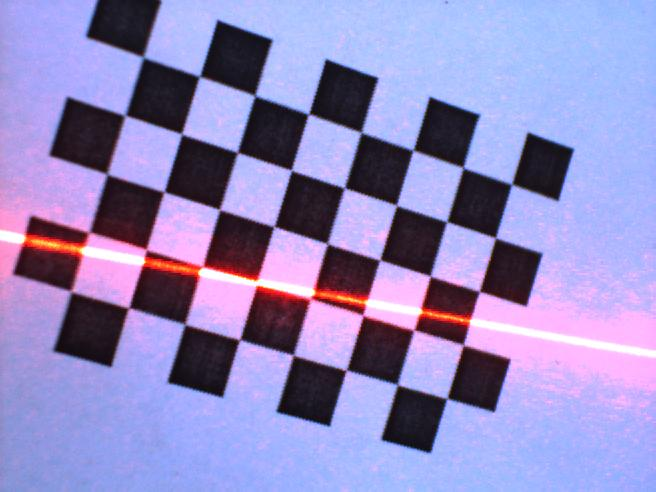
%> input picture 1.IMG/20190505/C/012.jpg, 656 x 492 px
$ octave solveLaserIntesectingPoints.m   (GNU Octave 9; MATLAB toolbox functions it lacks are replaced by stand-ins)
%> lines starting %> are read from the running program, lines starting %| are printed output that depends on the picture; in (x1, y1, x2, y2) boxes, pixels count from 0 and x2, y2 are one past the last pixel; in counts of white or black regions, pixels touching at a corner belong together; the program's own positions count from 1
  i=2;
    %% 提取激光条纹
    src = imread('D:/Matlab/13.VisualCalibMatlabPro/1.IMG/20190314/012.jpg');
%> src is the input picture: size 492x656x3 uint8; mean R, G, B 147.6, 138.7, 191.7
    figure(i);subplot(1,2,1),imshow(src); title('原图像');
    G=src(:,:,2); %提取红颜色通道
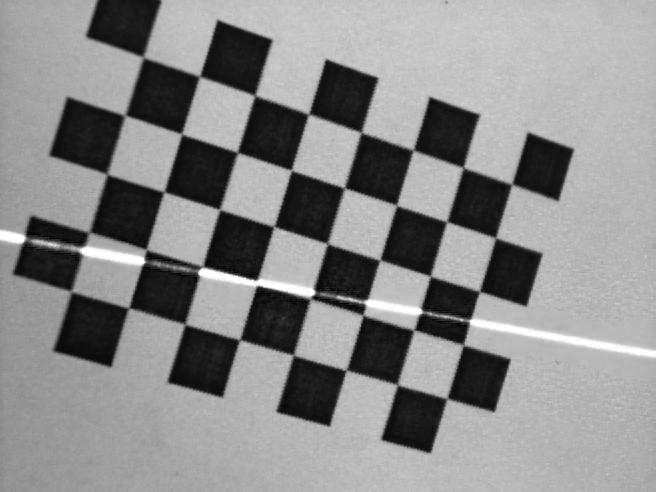
%> G: size 492x656 uint8; min 0, max 255, mean 138.7
    img_G = G>245; %提取激光条纹信息
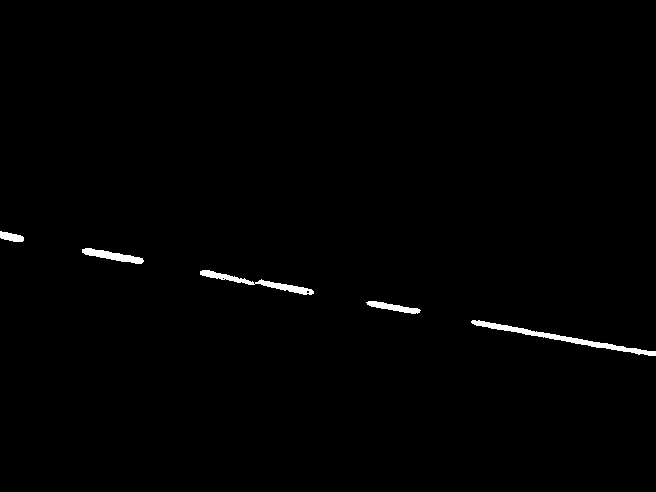
%> img_G: size 492x656 logical; 0.77% white; 5 white regions, box (x1, y1, x2, y2) and area: (471, 320, 656, 356) 958, (200, 270, 314, 295) 625, (82, 248, 144, 264) 432, (366, 301, 421, 314) 309, (0, 231, 24, 242) 175
    subplot(2,2,1),imshow(img_G); title('激光条纹');
    kernal = [1,1,1;1,1,1;1,1,1];
    img_R=imdilate(img_G,kernal);
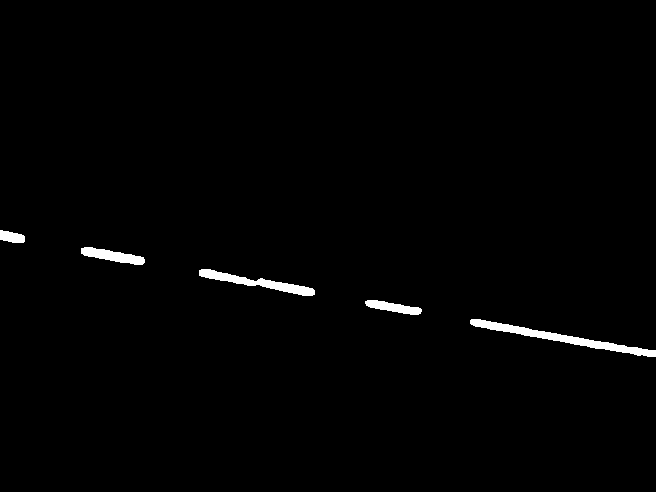
%> img_R: size 492x656 logical; 1.1% white; 5 white regions, box (x1, y1, x2, y2) and area: (470, 319, 656, 357) 1403, (199, 269, 315, 296) 934, (81, 247, 145, 265) 592, (365, 300, 422, 315) 450, (0, 230, 25, 243) 240
    subplot(2,2,2),imshow(img_G); title('膨胀激光条纹');
    %% 求激光条纹方程
    [w,h]=size(img_R);
%> w = 492; h = 656
    [y,x]=find(img_R ==1);
%> y = 3619 values from 231 to 357; x = 3619 values from 1 to 656
    l_eq=polyfit(x,y,1);
%> l_eq = [0.183 235.9]
    laser_l_eq = l_eq;
%> laser_l_eq = [0.183 235.9]
    klaser=l_eq(1);     blaser=l_eq(2);
%> after `klaser=l_eq(1)`: klaser = 0.183
%> after `blaser=l_eq(2)`: blaser = 235.9
    x0=0; y0=blaser; xn=h; yn = klaser*xn+blaser;
%> after `y0=blaser`: y0 = 235.9
%> after `xn=h`: xn = 656
%> after `yn = klaser*xn+blaser`: yn = 355.8
    subplot(2,2,3),imshow(src); title('激光条纹提取');
    line([x0 xn],[y0 yn],'color','g','LineWidth',1);
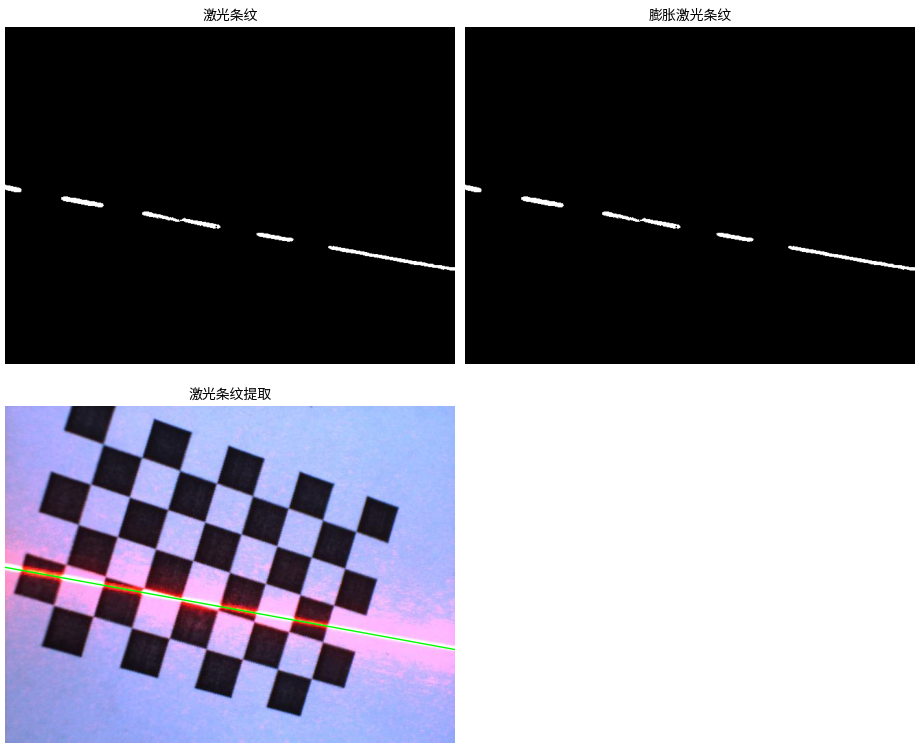
%> figure redrawn from the program's plot data, 3 panels
    %% 获取标定板4点像素坐标及其方程
%> (the run ends here)

$ run again, with 1.IMG/20190505/C/01.jpg copied over 1.IMG/20190505/C/012.jpg
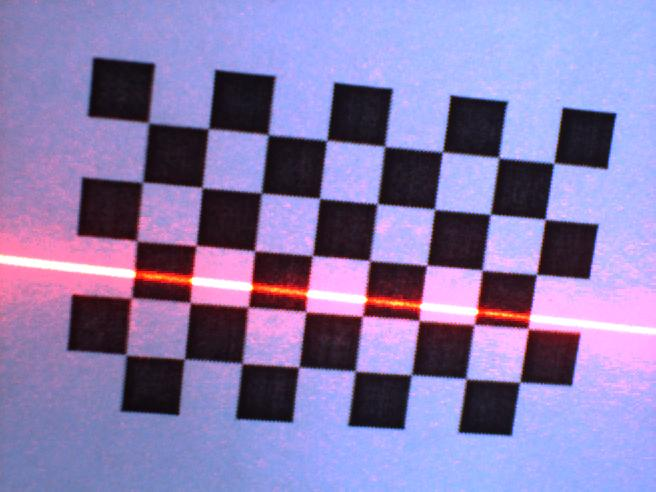
%> input picture 1.IMG/20190505/C/01.jpg, 656 x 492 px
%> src is the input picture: size 492x656x3 uint8; mean R, G, B 139.1, 125.7, 176.5
%> `img_G = G>245;`:
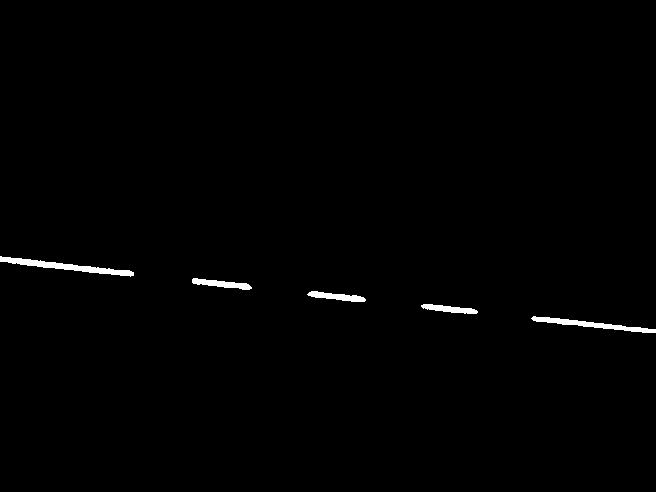
%> img_G: size 492x656 logical; 0.74% white; 5 white regions, box (x1, y1, x2, y2) and area: (0, 256, 134, 277) 788, (531, 316, 656, 333) 618, (192, 278, 252, 290) 349, (307, 291, 366, 302) 337, (421, 304, 478, 314) 311
%> img_R: size 492x656 logical; 1.1% white; 5 white regions, box (x1, y1, x2, y2) and area: (0, 255, 135, 278) 1100, (530, 315, 656, 334) 900, (191, 277, 253, 291) 499, (306, 290, 367, 303) 483, (420, 303, 479, 315) 452
%> y = 3434 values from 256 to 334; x = 3434 values from 1 to 656
%> l_eq = [0.11 259.9]
%> klaser = 0.11
%> blaser = 259.9
%> yn = 332.3
%> `line([x0 xn],[y0 yn],'color','g','LineWidth',1);`:
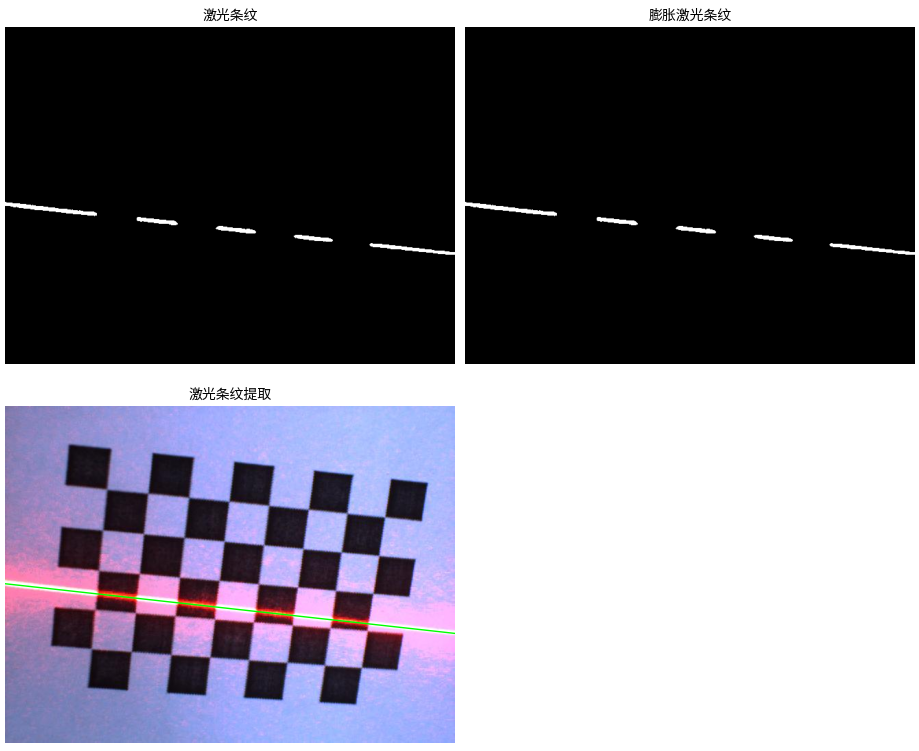
%> figure redrawn from the program's plot data, 3 panels

$ run again, with 1.IMG/20190505/C/010.jpg copied over 1.IMG/20190505/C/012.jpg
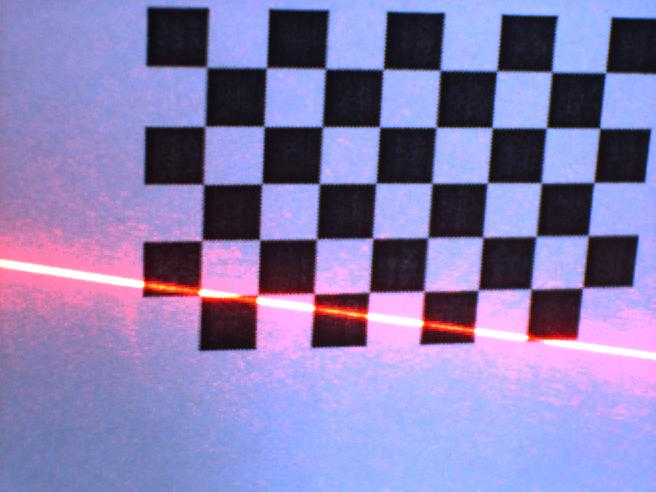
%> input picture 1.IMG/20190505/C/010.jpg, 656 x 492 px
%> src is the input picture: size 492x656x3 uint8; mean R, G, B 137.4, 127.3, 180.5
%> `img_G = G>245;`:
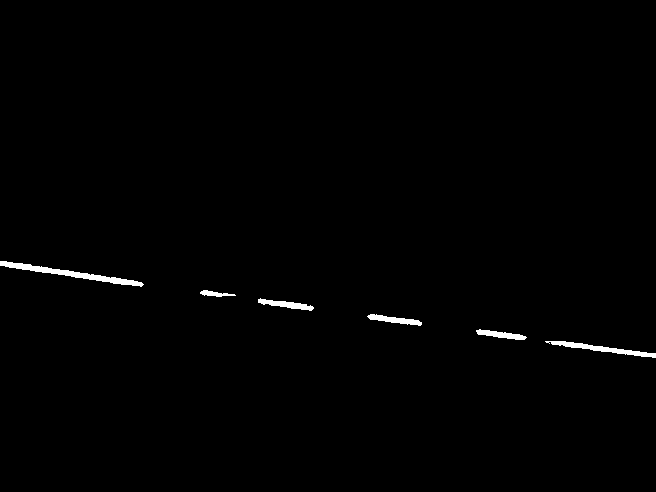
%> img_G: size 492x656 logical; 0.72% white; 6 white regions, box (x1, y1, x2, y2) and area: (0, 261, 144, 287) 802, (545, 341, 656, 358) 516, (258, 298, 314, 311) 303, (367, 314, 422, 326) 294, (476, 329, 527, 340) 270, (200, 290, 236, 297) 131
%> img_R: size 492x656 logical; 1.1% white; 6 white regions, box (x1, y1, x2, y2) and area: (0, 260, 145, 288) 1142, (544, 340, 656, 359) 775, (257, 297, 315, 312) 449, (366, 313, 423, 327) 435, (475, 328, 528, 341) 399, (199, 289, 237, 298) 224
%> y = 3424 values from 261 to 359; x = 3424 values from 1 to 656
%> l_eq = [0.142 264.3]
%> klaser = 0.142
%> blaser = 264.3
%> yn = 357.1
%> `line([x0 xn],[y0 yn],'color','g','LineWidth',1);`:
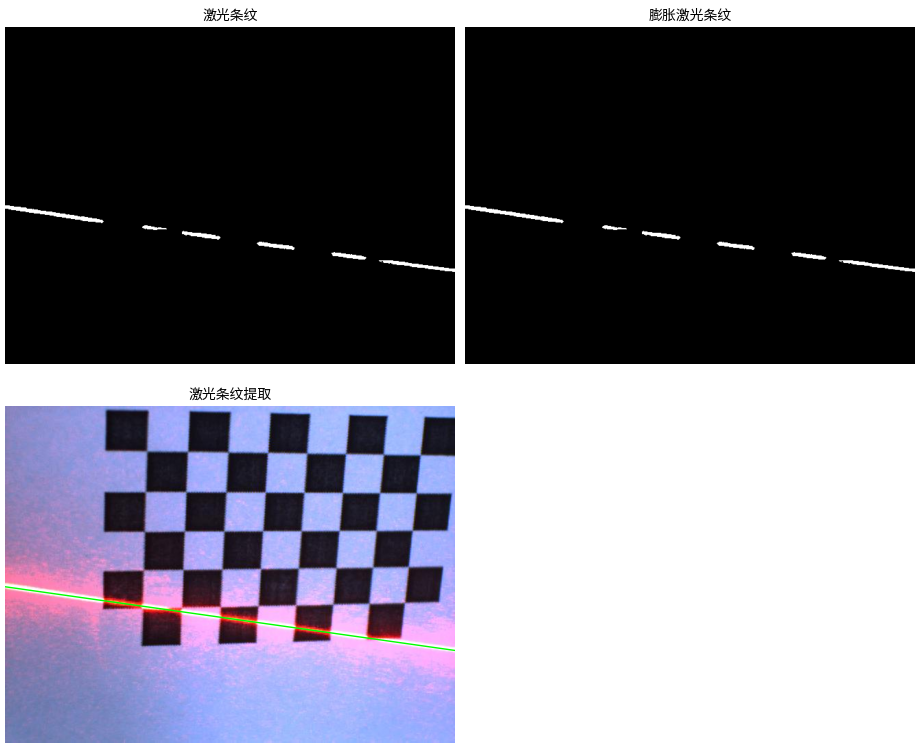
%> figure redrawn from the program's plot data, 3 panels

$ run again, with 1.IMG/20190505/C/011.jpg copied over 1.IMG/20190505/C/012.jpg
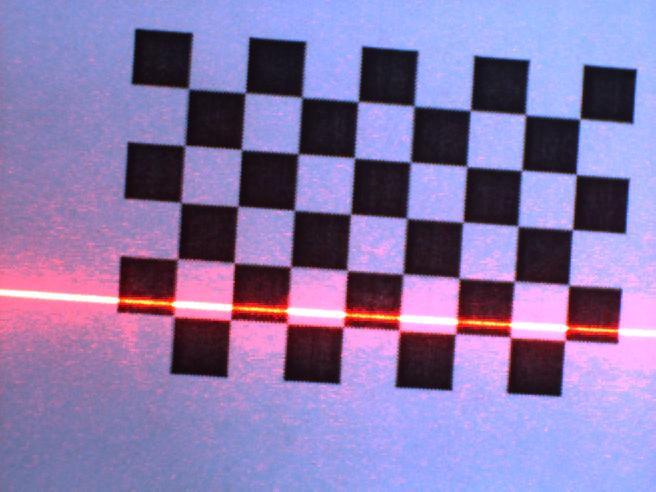
%> input picture 1.IMG/20190505/C/011.jpg, 656 x 492 px
%> src is the input picture: size 492x656x3 uint8; mean R, G, B 138.4, 121, 172.3
%> `img_G = G>245;`:
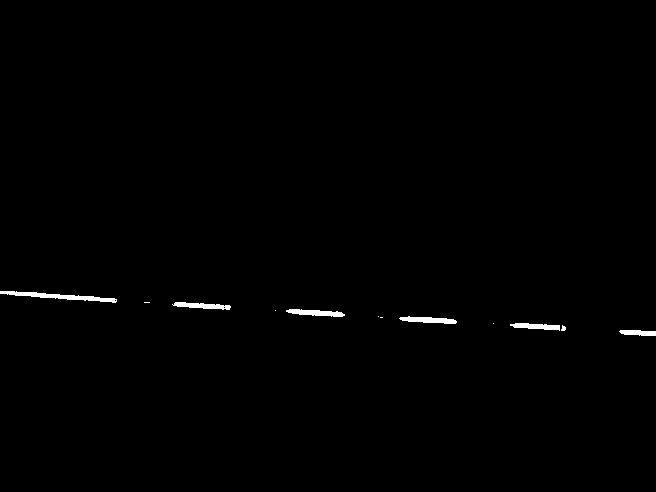
%> img_G: size 492x656 logical; 0.55% white; 12 white regions (5 under 20 px), largest, box (x1, y1, x2, y2) and area: (0, 291, 117, 303) 494, (286, 309, 345, 317) 288, (399, 316, 457, 324) 285
%> img_R: size 492x656 logical; 0.85% white; 10 white regions (2 under 20 px), largest, box (x1, y1, x2, y2) and area: (0, 290, 118, 304) 760, (285, 308, 346, 318) 431, (398, 315, 458, 325) 421
%> y = 2758 values from 291 to 337; x = 2758 values from 1 to 656
%> l_eq = [0.0629 293.4]
%> klaser = 0.0629
%> blaser = 293.4
%> yn = 334.7
%> `line([x0 xn],[y0 yn],'color','g','LineWidth',1);`:
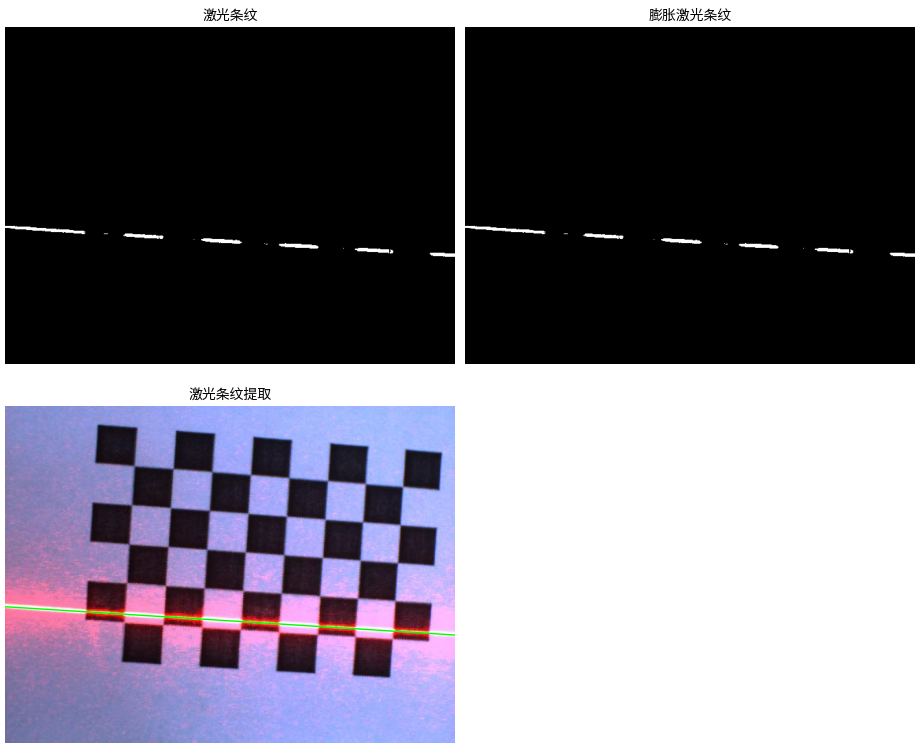
%> figure redrawn from the program's plot data, 3 panels
